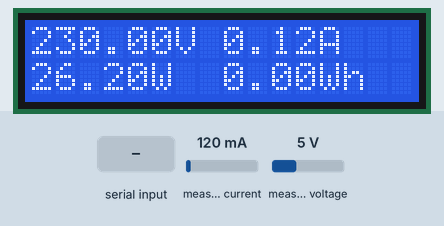
This sketch was run on a simulated Arduino Mega 2560, built with avr-gcc and run on an emulated ATmega2560. On the bench: 16×2 character LCD. The inputs (shaded band) are chosen by the test bench; at power-on: measured current 120 mA, measured voltage 5 V. The modem accepts every AT command (registered, SIM ready, sends succeed) and sends nothing else; what the sketch prints to the serial monitor is not drawn.

Above: at 9.2 s.
9.3 s: measured current set to 40 mA
At 10.0 s:
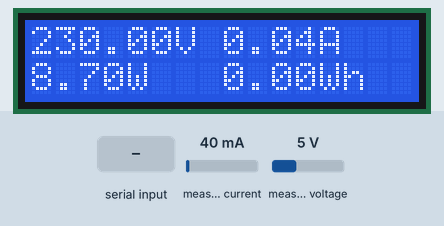
10.8 s: measured voltage set to 0.3 V
At 11.3 s:
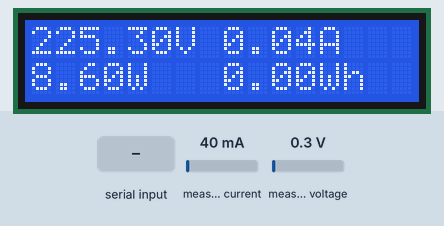
12.3 s: measured current set to 500 mA
At 13.5 s:
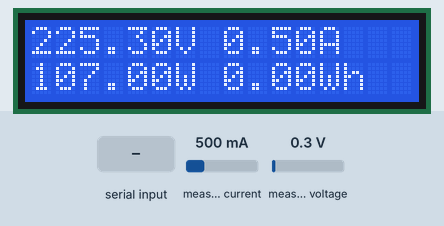
13.8 s: "0,CONNECT" received over the second serial link
15.3 s: measured voltage set to 3.8 V
At 18.2 s:
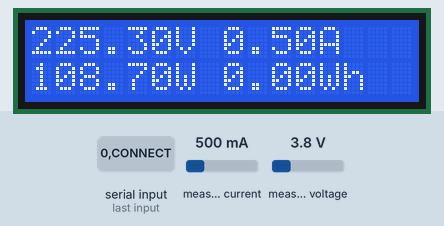
18.3 s: "0,CLOSED" received over the second serial link
Timing chart, 0 to 21.3 s (numbered marks = the images above; inputs shaded):
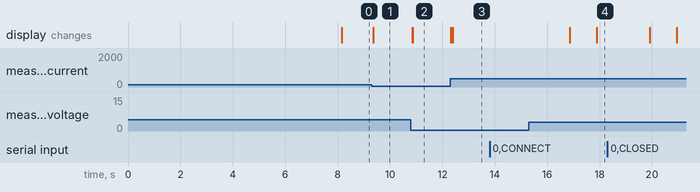

The sketch:

latsmartmeter.ino
```cpp
#include <SoftwareSerial.h> // Arduino IDE <1.6.6
#include <PZEM004T.h>

PZEM004T pzem(10,11);
#include <LiquidCrystal.h>

IPAddress ip(192,168,1,1);
LiquidCrystal lcd(2, 3, 4, 5, 6, 7    );
char command;
String ssid="NETGEAR";
String pswd="schematic";
byte  done=0;
String payload = ""; // a string to hold incoming data
boolean stringComplete = false;
 boolean StringReady=false;
int lngth=0;
byte nocon=0;
byte join;
//byte snd=0;
//char ipd=0;
byte snd=0;
byte snd1=0;
void setup() {
    Serial.begin(115200);
    Serial1.begin(9600);
    Serial2.begin(115200);
 #define TIMEOUT 5000 // mS
  payload.reserve(100);
   lcd.begin(16, 2);
  // Print a message to the LCD.
  lcd.print("SMART METER");
   Serial2.println("AT");
  ////////////////////////////////////config wifi

 SendCommand("AT+RST", "Ready");
 delay(5000);
 SendCommand("AT+CWMODE=1","OK");
 SendCommand("AT+CIFSR", "OK");
 SendCommand("AT+CIPMUX=1","OK");
 SendCommand("AT+CIPSERVER=1,80","OK");
   //////////////////////////////////////

  delay(3000);
   pzem.setAddress(ip);
  lcd.clear();
  join=0;
}

void loop() {
  //////////////////////////JOIN TO ROUTER

  if(join==0)
  {
 SendCommand1("AT+CWJAP=","WIFI CONNECTED");
  }

  if (StringReady){
    Serial.println("Received String: " +  payload);
   //  lcd.setCursor(0, 1);
    //lcd.print(payload);
    if (payload.indexOf("0,CONNECT") != -1) {
   snd=1;
   Serial.println("CONNECTED");
   }
    if (payload.indexOf("0,CLOSED") != -1) {
   snd=0;
    Serial.println("CONNECTION CLOSED");
   }
   if (payload.indexOf("WIFI DISCONNECT") != -1) {
   snd=0;
    Serial.println("WIFI DISCONNECTED");
   }
    if (payload.indexOf(">") != -1) {
   snd1=1;
   }
    payload="";
 StringReady = false;

  }

  /////////////////////////
  float v = pzem.voltage(ip);
  if (v < 0.0) v = 0.0;
  //Serial.print(v);Serial.print("V; ");
   lcd.setCursor(0, 0);
   if(v==0.0&&done==0)
   {
    done=1;
    lcd.clear();
   }
   if(v>0.0)
   done=0;
   if(v==0.0&&snd==1)
   {
    Serial2.println("AT+CIPSEND=0,11");
   delay(1000);
   snd1=1;
   }
   if(v>0.0&&snd==1)
   {
    Serial2.println("AT+CIPSEND=0,51");
   delay(1000);
   snd1=1;
   }
   if(snd1==1)
   {
     Serial2.print("voltage:");
    Serial2.print(v);
    delay(1000);
   }
lcd.print(v);lcd.print("V ");
//////////////////////////////////////////////////////send data to telnet

  float i = pzem.current(ip);
  if(i >= 0.0)
  {
  //  Serial.print(i);Serial.print("A; ");
     lcd.setCursor(8, 0);
    lcd.print(i);lcd.print("A   ");
     if(snd1==1)
   {
     Serial2.print("current:");
    Serial2.print(i);
    delay(1000);
   }
  }

  float p = pzem.power(ip);
  if(p >= 0.0){
  //  Serial.print(p);Serial.print("W; ");
     lcd.setCursor(0, 1);
    lcd.print(p);lcd.print("W  ");
     if(snd1==1)
   {
     Serial2.print("watts:");
    Serial2.print(p);
    delay(1000);
   }
    }

  float e = pzem.energy(ip);
  if(e >= 0.0){
  //  Serial.print(e);Serial.print("Wh; ");
     lcd.setCursor(8,1);
    lcd.print(e);lcd.print("Wh ");
     if(snd1==1)
   {
     Serial2.print("Watt hour:");
    Serial2.print(e);
    delay(1000);
   }
    }

//  Serial.println();

//  delay(1000);
}

boolean SendCommand(String cmd, String ack){
  Serial2.println(cmd); // Send "AT+" command to module
  if (!echoFind(ack)) // timed out waiting for ack string
    return true; // ack blank or ack found
}
 boolean SendCommand1(String cmd, String ack){
  Serial2.print(cmd); // Send "AT+" command to module
  Serial2.print('"');
  Serial2.print(ssid);
  Serial2.print('"');
    Serial2.print(',');
    Serial2.print('"');
  Serial2.print(pswd);
  Serial2.println('"');
  if (!echoFind(ack)) // timed out waiting for ack string
    return true; // ack blank or ack found
}
boolean echoFind(String keyword){
 byte current_char = 0;
 byte keyword_length = keyword.length();
 long deadline = millis() + TIMEOUT;
 while(millis() < deadline){
  if (Serial2.available()){
    char ch = Serial2.read();
    Serial.write(ch);
    if (ch == keyword[current_char])
      if (++current_char == keyword_length){
       Serial.println();
       join=1;
       return true;
    }
   }
  }
 return false; // Timed out
}
////////////////////////
void serialEvent2() {
  while (Serial2.available()) {
    // get the new byte:
     char ch=Serial2.read();
   //  Serial.print(inChar);
    // add it to the inputString:
   payload += ch;
   lngth++;
  if(lngth>6)
   StringReady= true;
    }
  }
//
///////////////////////////checkok
//void ok()
//{
//  while(1)
//  {
//  Serial2.println(command);
//  //enter();
//  delay(1000);
//    Serial.println( payload);
//  if (stringComplete) {
//   Serial.println( payload);
//   for(int l=0;l<40;l++)
//   {
//    if(payload[l]=='O'&&payload[l+1]=='K')
//    {
//      stringComplete=false;
//      payload="";
//      break;
//    }
//
//   }
//   ///////////////////////////////////
//
//  }
//   }
//}
//////////////////////////////////
//void ok1()
//{
//
//  Serial2.print(command);
//  Serial2.print(ssid);
//  Serial2.print(',');
//  Serial2.print(pswd);
//  enter();
//  delay(2000);
//  if (stringComplete) {
//   Serial.println( payload);
//   for(int l=0;l<40;l++)
//   {
//    if(payload[l]=='F'&&payload[l+1]=='A'&&payload[l+2]=='I'&&payload[l+3]=='L')
//    {
//      stringComplete=false;
//      payload="";
//      join=0;
//    }
//
//
//   }
//     for(int l=0;l<40;l++)
//   {
//    if(payload[l]=='W'&&payload[l+1]=='I'&&payload[l+2]=='F'&&payload[l+3]=='I'&&payload[l+5]=='C'&&payload[l+6]=='O'&&payload[l+7]=='N')
//    {
//      stringComplete=false;
//      payload="";
//      join=1;
//    }
//
//
//   }
//   ///////////////////////////////////
//
//  }
//   }
//
//
```

Measured:
- after the input at 9.3 s, the display: changes after 0.06 s (image 1)
- after the input at 10.8 s, the display: first changes at once (image 2 shows a later state)
- after the input at 12.3 s, the display: first changes at once (image 3 shows a later state)
- after the input at 13.8 s, every drawn part: stays the same
- after the input at 15.3 s, the display: first changes after 1.6 s (image 4 shows a later state)
